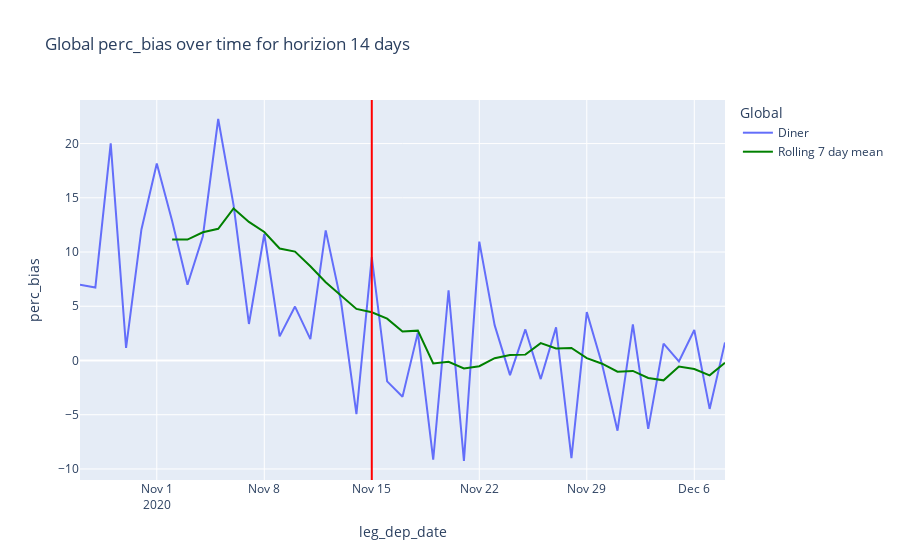

Notebook code for this chart:
### Markdown cell above
The 7 days horizon forecasting performance seems to be a lot more stable and performing a lot better in terms of percentage bias.

### Code cell
plot_bias_over_time_for_horizon(df, horizon=14, metric="perc_bias")

### Figure 1 — Plotly figure (JSON) as saved in the notebook; plotly's stock layout.template omitted (floating-point values rounded to 4 significant figures)
{"data": [{"hovertemplate": "Global=0<br>leg_dep_date=%{x}<br>perc_bias=%{y}<extra></extra>", "legendgroup": "0", "line": {"color": "#636efa", "dash": "solid"}, "mode": "lines", "name": "Diner", "orientation": "v", "showlegend": true, "type": "scatter", "x": ["2020-10-27", "2020-10-28", "2020-10-29", "2020-10-30", "2020-10-31", "2020-11-01", "2020-11-02", "2020-11-03", "2020-11-04", "2020-11-05", "2020-11-06", "2020-11-07", "2020-11-08", "2020-11-09", "2020-11-10", "2020-11-11", "2020-11-12", "2020-11-13", "2020-11-14", "2020-11-15", "2020-11-16", "2020-11-17", "2020-11-18", "2020-11-19", "2020-11-20", "2020-11-21", "2020-11-22", "2020-11-23", "2020-11-24", "2020-11-25", "2020-11-26", "2020-11-27", "2020-11-28", "2020-11-29", "2020-11-30", "2020-12-01", "2020-12-02", "2020-12-03", "2020-12-04", "2020-12-05", "2020-12-06", "2020-12-07", "2020-12-08"], "xaxis": "x", "y": [6.986, 6.733, 20.02, 1.167, 12.08, 18.16, 12.87, 6.981, 11.45, 22.27, 14.32, 3.367, 11.66, 2.222, 4.97, 1.971, 12.0, 5.39, -4.947, 9.526, -1.926, -3.34, 2.569, -9.151, 6.473, -9.268, 10.95, 3.259, -1.35, 2.863, -1.715, 3.051, -9.01, 4.457, -0.3746, -6.47, 3.33, -6.299, 1.554, -0.07805, 2.809, -4.467, 1.667], "yaxis": "y"}, {"hovertemplate": "variable=0<br>leg_dep_date=%{x}<br>value=%{y}<extra></extra>", "legendgroup": "0", "line": {"color": "green", "dash": "solid"}, "mode": "lines", "name": "Rolling 7 day mean", "orientation": "v", "showlegend": true, "type": "scatter", "x": ["2020-10-27", "2020-10-28", "2020-10-29", "2020-10-30", "2020-10-31", "2020-11-01", "2020-11-02", "2020-11-03", "2020-11-04", "2020-11-05", "2020-11-06", "2020-11-07", "2020-11-08", "2020-11-09", "2020-11-10", "2020-11-11", "2020-11-12", "2020-11-13", "2020-11-14", "2020-11-15", "2020-11-16", "2020-11-17", "2020-11-18", "2020-11-19", "2020-11-20", "2020-11-21", "2020-11-22", "2020-11-23", "2020-11-24", "2020-11-25", "2020-11-26", "2020-11-27", "2020-11-28", "2020-11-29", "2020-11-30", "2020-12-01", "2020-12-02", "2020-12-03", "2020-12-04", "2020-12-05", "2020-12-06", "2020-12-07", "2020-12-08"], "xaxis": "x", "y": [null, null, null, null, null, null, 11.15, 11.14, 11.82, 12.14, 14.02, 12.77, 11.85, 10.32, 10.04, 8.684, 7.216, 5.94, 4.752, 4.447, 3.854, 2.667, 2.752, -0.2685, -0.1137, -0.7309, -0.5268, 0.214, 0.4983, 0.5403, 1.603, 1.114, 1.15, 0.2221, -0.297, -1.028, -0.9618, -1.617, -1.83, -0.5545, -0.7898, -1.374, -0.212], "yaxis": "y"}], "layout": {"legend": {"title": {"text": "Global"}, "tracegroupgap": 0}, "shapes": [{"line": {"color": "red"}, "type": "line", "x0": "2020-11-15T00:00:00", "x1": "2020-11-15T00:00:00", "xref": "x", "y0": 0, "y1": 1, "yref": "y domain"}], "title": {"text": "Global perc_bias over time for horizion 14 days"}, "xaxis": {"anchor": "y", "domain": [0, 1], "title": {"text": "leg_dep_date"}}, "yaxis": {"anchor": "x", "domain": [0, 1], "title": {"text": "perc_bias"}}}}
